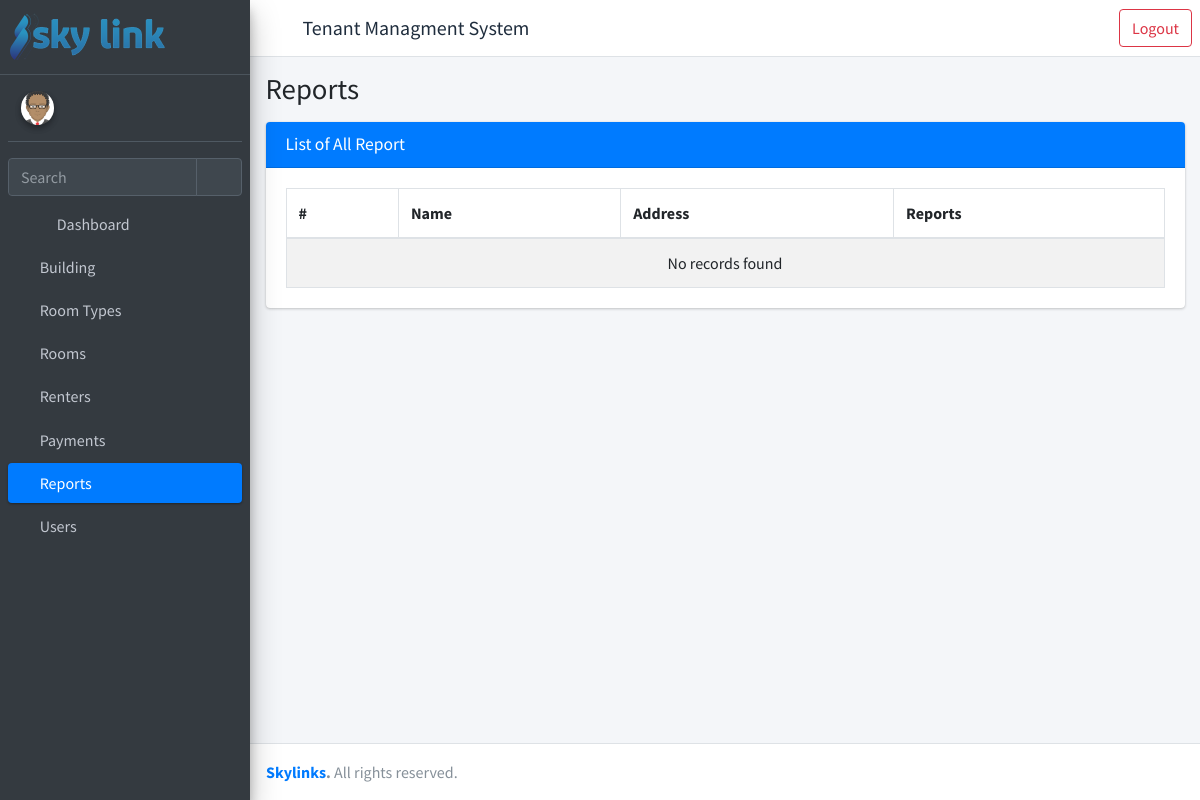
Page /list-menu-report/ (signed in) on the earlier database version.
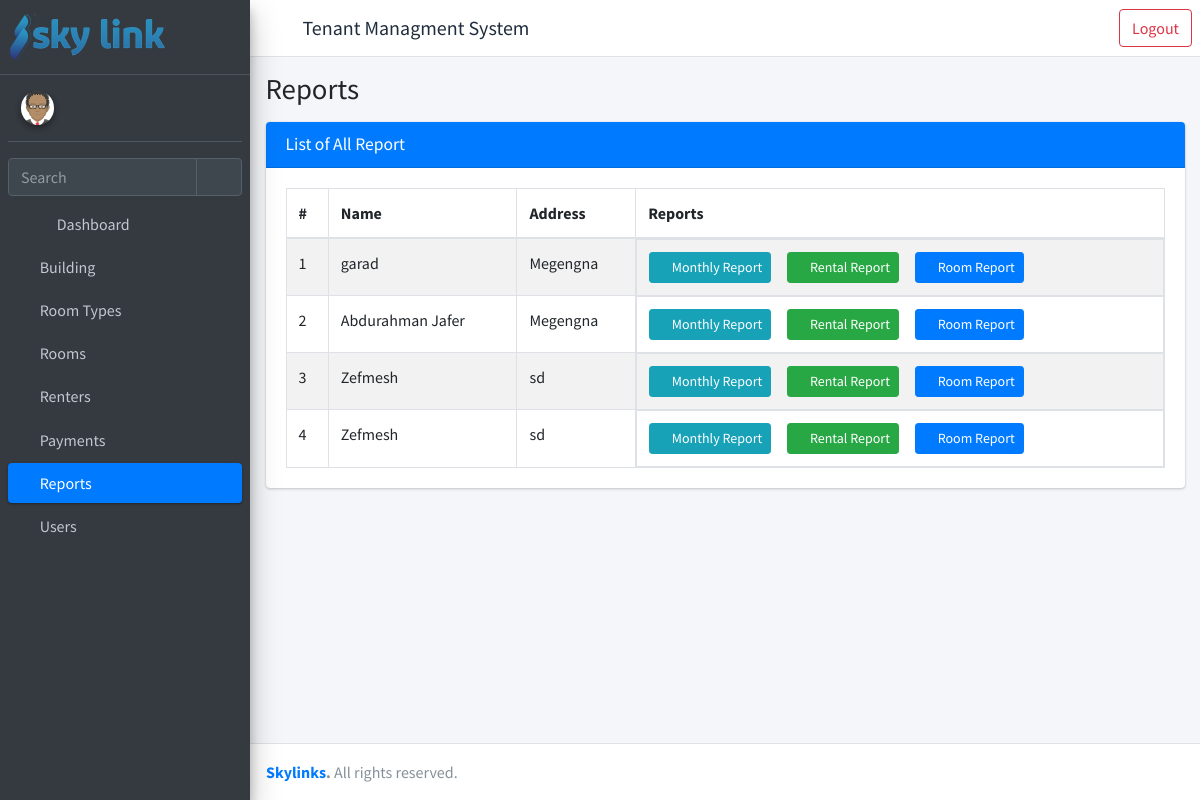
Same page on the later database version.
### rent/models.py (models this page shows, shortened)
class Building(models.Model):
    name = models.CharField(_("Name"), max_length=100)
    address = models.CharField(_("Address"), max_length=150)
    img = models.ImageField(_("Building Image"), null= True, blank=True ,upload_to="img/")

### rent/views.py (the view)
# urls.py: path("list-menu-report/", views.ReportMenuView, name="list-menu-reports"),
@login_required
@permission_required(perm="rent.view_report")
def ReportMenuView(request):
    buildings = Building.objects.all()
    context = {
        "object_list": buildings,
        "title": "Reports",
        "open": "report",
        "obj_model": "report",
        **permissions(request)
    }
    return render(request, "rent/list-menu-reports.html", context)

### templates/rent/list-menu-reports.html (shortened to what this page needs)
{% extends 'rent/homepage.html' %}
{% load static %}
{% block main_page %}
<div class="content">
    <div class="container-fluid">
        <div class="card">
            <div class="card-header bg-primary">
                <h3 class="card-title ">List of All {{ obj_model.capitalize }}</h3>
            </div>
            <div class="card-body">
                <table id="example1" class="table table-bordered table-striped" width="100%">
                    <thead>
                            <tr>
                                <th>#</th>
                                <th>Name</th>
                                <th>Address</th>
                                <th>Reports</th>
                            </tr>
                        </thead>
                        <tbody>
                        {% if object_list.count > 0 %}
                            {% for data in object_list %}
                                <tr>
                                    <td>{{ forloop.counter }}</td>
                                    <td>{{ data.name }}</td>
                                    <td>{{ data.address }}</td>
                                    <td class="product-action d-flex">
                                        <a class="btn btn-info btn-sm mr-3" href="{% url 'building-monthly-report' pk=data.id %}">
                                            <i class="fa fa-users" aria-hidden="true"></i>
                                            Monthly Report
                                        </a>
                                        <a class="btn btn-success btn-sm mr-3" href="{% url 'list-reports' pk=data.id  %}">
                                            <i class="fa fa-folder" aria-hidden="true"></i>
                                            Rental Report
                                        </a>
                                        <a class="btn btn-primary btn-sm mr-3" href="{% url 'room-reports' pk=data.id  %}">
                                            <i class="fa fa-building "></i>
                                            Room Report
                                        </a>
                                    </td>
                                </tr>
                            {% endfor %}
                        {% else %}
                                <tr>
                                    <td colspan="4" class="dataTables_empty text-center" valign="top">No records found</td>
                                </tr>
                        {% endif %}
                            </tbody>
                        </table>
                    </div>
                </div>
            </div>
        </div>
        {% endblock main_page %}
        {% block scripts %}
        {% load static %}
        {% endblock scripts %}

Differences in the rows shown:
added Building: name "garad", address "Megengna"
added Building: name "Abdurahman Jafer", address "Megengna"
added Building: name "Zefmesh", address "sd"
added Building: name "Zefmesh", address "sd"
Other differences:
text no longer shown: "No records found"
